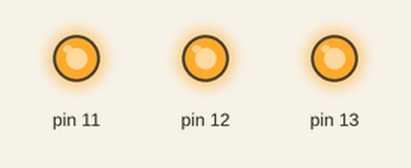
A sketch run on a simulated Arduino Uno, built with avr-gcc and run on an emulated ATmega328P. On the bench: output pins drawn as LEDs (lit = HIGH).

Above: at 0.5 s.
At 2.5 s:
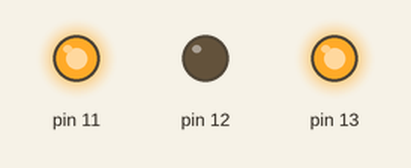
At 3.5 s:
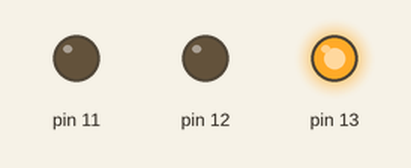
At 4.5 s:
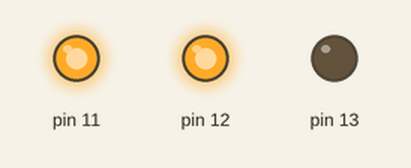
At 6.5 s:
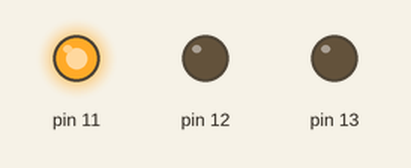
At 9.5 s:
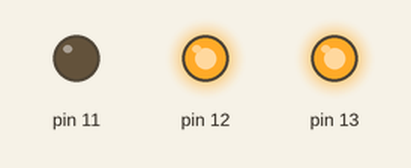
Timing chart, 0 to 10.4 s (numbered marks = the images above):
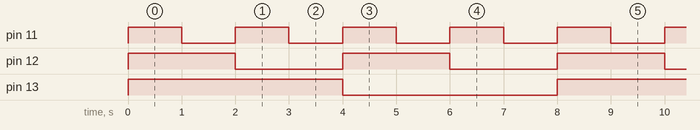

The sketch:

tiempo_1.ino
```cpp
void setup() {
  // initialize digital pin 13 as an output.
  pinMode(13, OUTPUT);
   pinMode(12, OUTPUT);
   pinMode(11, OUTPUT);
}

// the loop function runs over and over again forever
void loop() {

  digitalWrite(13, HIGH);
  digitalWrite(12, HIGH);
  digitalWrite(11, HIGH);   // turn the LED on (HIGH is the voltage level)111111
  delay(1000);  // turn the LED on (HIGH is the voltage level)
  digitalWrite(13, HIGH);
  digitalWrite(12, HIGH);
  digitalWrite(11, LOW);   // turn the LED on (HIGH is the voltage level)222222
  delay(1000);  // turn the LED on (HIGH is the voltage level)
  digitalWrite(13, HIGH);
  digitalWrite(12, LOW);
  digitalWrite(11, HIGH);   // turn the LED on (HIGH is the voltage level)3333
  delay(1000);  // turn the LED on (HIGH is the voltage level)
  digitalWrite(13, HIGH);
  digitalWrite(12, LOW);
  digitalWrite(11, LOW);   // turn the LED on (HIGH is the voltage level)444
  delay(1000);  // turn the LED on (HIGH is the voltage level)
  digitalWrite(13, LOW);
  digitalWrite(12, HIGH);
  digitalWrite(11, HIGH);   // turn the LED on (HIGH is the voltage level)5555
  delay(1000);  // turn the LED on (HIGH is the voltage level)
  digitalWrite(13, LOW);
  digitalWrite(12, HIGH);
  digitalWrite(11, LOW);   // turn the LED on (HIGH is the voltage level)6666
  delay(1000);  // turn the LED on (HIGH is the voltage level)
  digitalWrite(13, LOW);
  digitalWrite(12, LOW);
  digitalWrite(11, HIGH);   // turn the LED on (HIGH is the voltage level)7777
  delay(1000);  // turn the LED on (HIGH is the voltage level)
  digitalWrite(13, LOW);
  digitalWrite(12, LOW);
  digitalWrite(11,LOW);   // turn the LED on (HIGH is the voltage level)8888
  delay(1000);  // turn the LED on (HIGH is the voltage level)

}
```

Measured:
- by itself, pin 11: alternates HIGH for 1.0 s and LOW for 1.0 s
- by itself, pin 12: alternates HIGH for 2.0 s and LOW for 2.0 s
- by itself, pin 13: alternates HIGH for 4.0 s and LOW for 4.0 s
